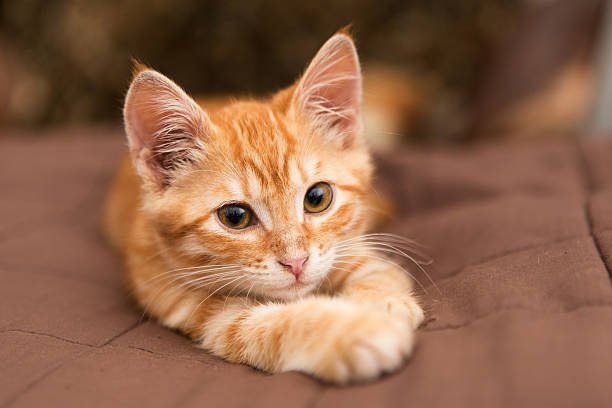
#> input picture images/orange-cat.jpg, 612 x 408 px
$ python img-practice.py
#> lines starting #> are read from the running program, lines starting #| are printed output that depends on the picture; after the words box and inside, x2 and y2 are one past the last pixel; in counts of white or black regions, pixels touching at a corner belong together
import cv2
import numpy as np

# img functions
img = cv2.imread("images/orange-cat.jpg")
#> img is the input picture: shape (408, 612, 3); mean B, G, R 75.4, 101.1, 144
kernel = np.ones((5,5),np.uint8)

imgGrey = cv2.cvtColor(img, cv2.COLOR_BGR2GRAY)
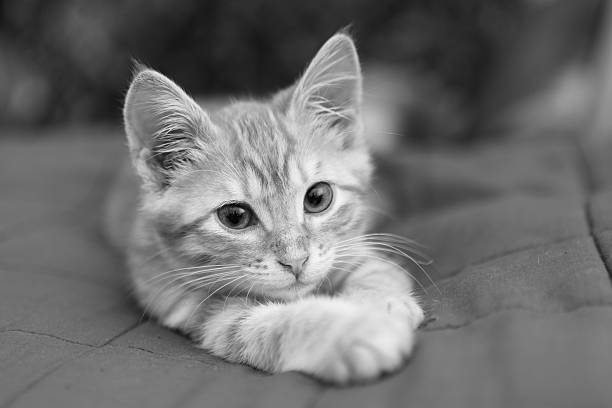
#> imgGrey: shape (408, 612); min 0, max 248, mean 111
imgBlur = cv2.GaussianBlur(imgGrey, (7,7), 0) # must be odd numbers
imgEdges = cv2.Canny(img, 150, 200) # two threshold values
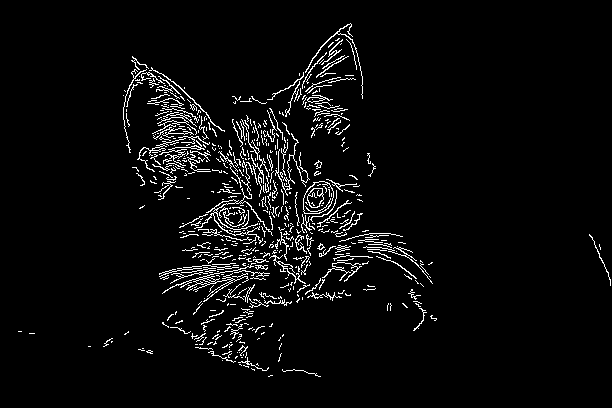
#> imgEdges: shape (408, 612); 4.2% white in thin lines or dots, all inside (x1, y1, x2, y2) = (18, 23, 611, 377)
imgDialation = cv2.dilate(imgEdges, kernel, iterations=1)
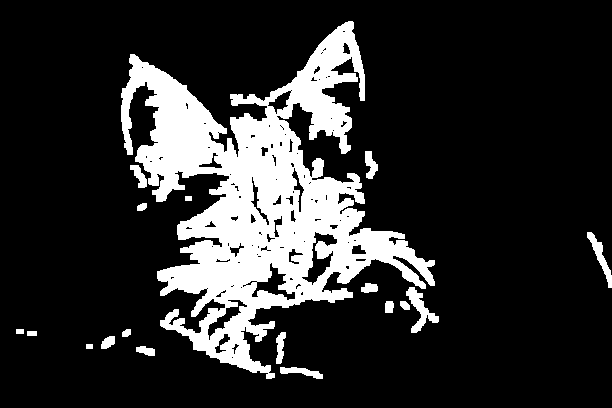
#> imgDialation: shape (408, 612); 17.7% white; 18 white regions, largest, box (x1, y1, x2, y2) and area: (121, 21, 435, 379) 41483, (406, 287, 439, 333) 544, (587, 232, 612, 288) 398
imgErosion = cv2.erode(imgDialation, kernel, iterations=1)
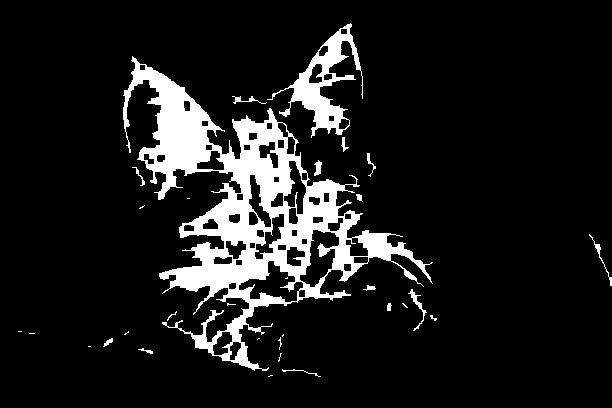
#> imgErosion: shape (408, 612); 10.8% white; 31 white regions (16 under 20 px), largest, box (x1, y1, x2, y2) and area: (123, 56, 433, 371) 23139, (267, 23, 363, 138) 2911, (408, 289, 427, 331) 143

cv2.imshow("Grey Image", imgGrey)
cv2.imshow("Blur Image", imgBlur)
cv2.imshow("Edges Image", imgEdges)
cv2.imshow("Dialation Image", imgDialation)
cv2.imshow("Erosion Image", imgErosion)
cv2.waitKey(0)

# resizing
print(img.shape) # (408, 612, 3) height,width,bgr
#| (408, 612, 3)
imgResize = cv2.resize(img, (400,250)) #width,height
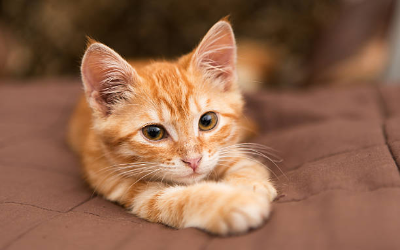
#> imgResize: shape (250, 400, 3); mean B, G, R 75.3, 101, 143.9
print(imgResize.shape)
#| (250, 400, 3)

# cropping
imgCropped = img[0:200][0:200]
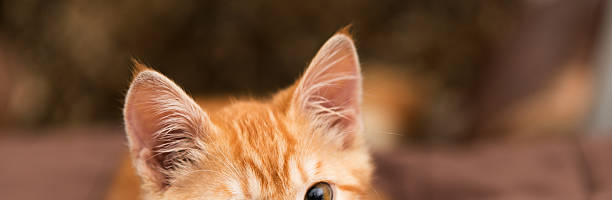
#> imgCropped: shape (200, 612, 3); mean B, G, R 59.3, 85.2, 123.2

cv2.imshow("Image", img)
cv2.imshow("Resized", imgResize)
cv2.imshow("Cropped", imgCropped)
cv2.waitKey(0)

# shapes and text
img = np.zeros((512,512,3))
print(img.shape)

# color whole image vs. part of image
img[:]=255,0,0
img[300:400] =255,255,255

# shapes
cv2.line(img,(0,0),(300,300),(0,255,0),3)
cv2.rectangle(img,(0,0),(50,50),(0,0,255),2)
#> img: shape (512, 512, 3) float64
cv2.circle(img,(400,100),30,(255,255,0),5)

# text
cv2.putText(img,"HELLO WORLD",(50,350),cv2.FONT_HERSHEY_COMPLEX,1,(0,150,0),1)

cv2.imshow("Image",img)
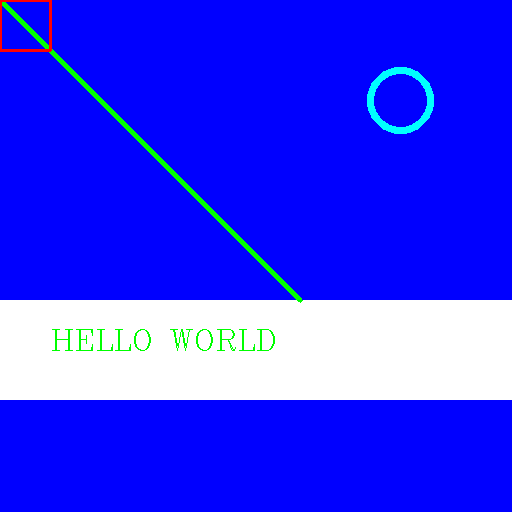
#> window 'Image': shape (512, 512, 3); mean B, G, R 251.6, 53.1, 49.3
cv2.waitKey(0)
